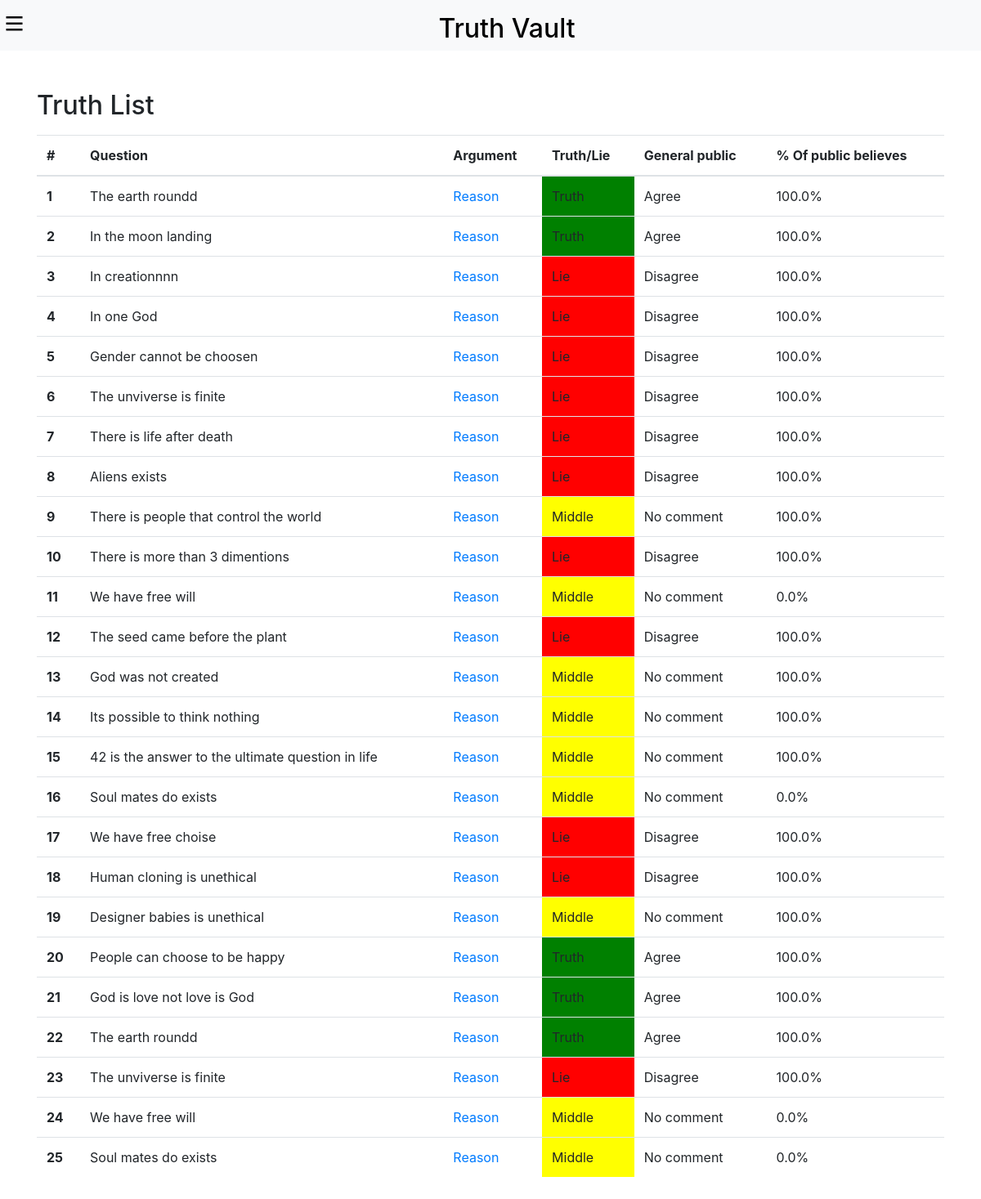
The app's page /public-believes/, older data.
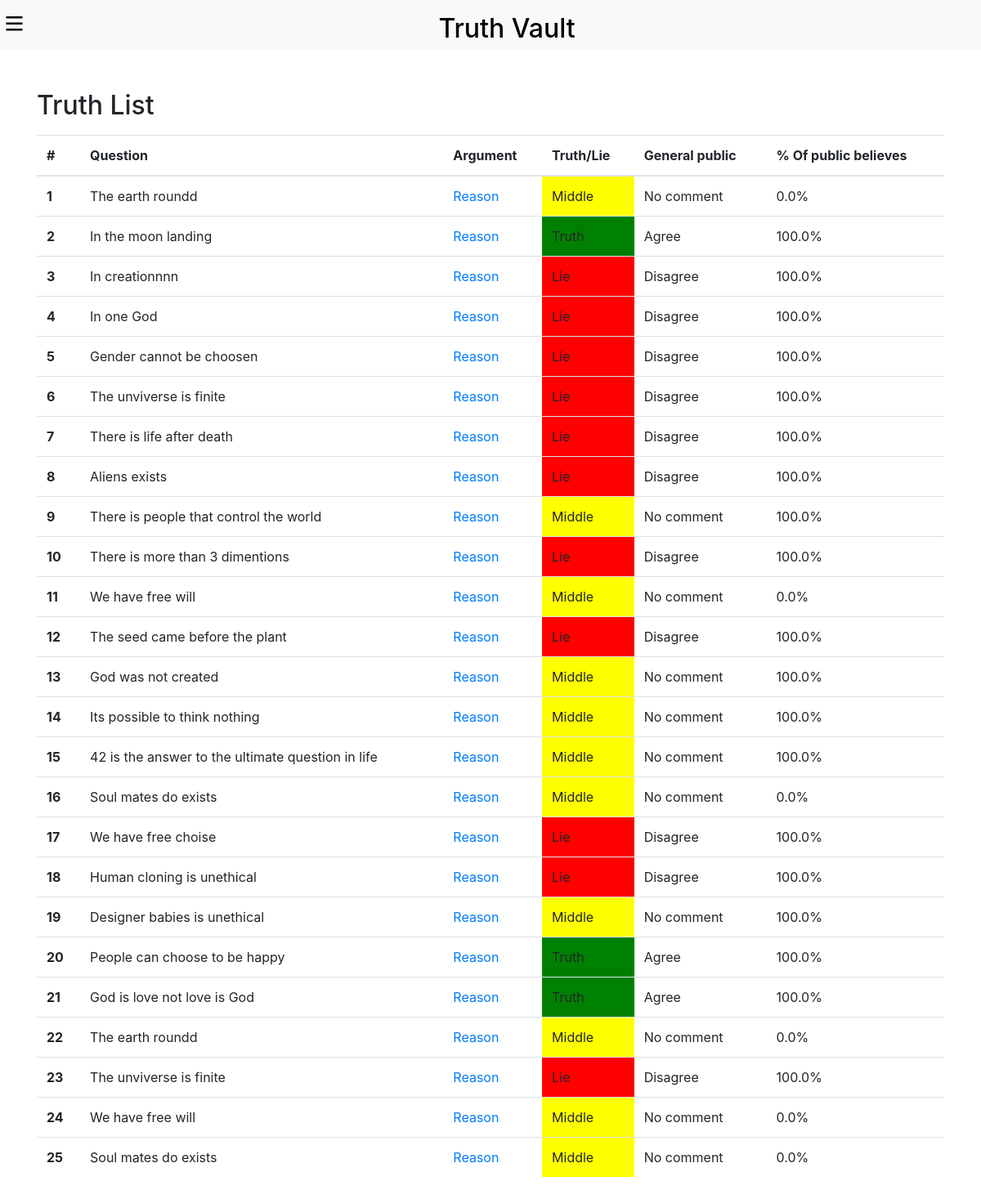
The same page, newer data.
### truthlist/models.py (models this page shows, shortened)
class UserAnswer(models.Model):
    user = models.ForeignKey(User, on_delete=models.CASCADE)
    question = models.ForeignKey(Question, on_delete=models.CASCADE)
    answer = models.CharField(max_length=10)
    date = models.DateTimeField(auto_now_add=True)
    add_to_certificate = models.BooleanField(default=False)
    def general_public(self):
        all_answer = UserAnswer.objects.filter(question=self.question)
        total = len(all_answer)
        agree = len(all_answer.filter(answer='agree'))
        disagree = len(all_answer.filter(answer='disagree'))
        no_comment = len(all_answer.filter(answer='no_comment'))
        if agree > disagree and agree > no_comment:
            parcentage = (agree / total) * 100
            parcentage = round(parcentage, 2)
            return 'Agree', parcentage
        elif disagree > agree and disagree > no_comment:
            parcentage = (disagree / total) * 100
            parcentage = round(parcentage, 2)
            return 'Disagree', parcentage
        elif no_comment > agree and no_comment > disagree:
            parcentage = (no_comment / total) * 100
            parcentage = round(parcentage, 2)
            return 'No comment', parcentage
        else:
            parcentage = (no_comment / total) * 100
            parcentage = round(parcentage, 2)
            return 'No comment', parcentage

class Question(models.Model):
    question = models.TextField()
    category = models.ForeignKey(Category, null=True, blank=True, on_delete=models.SET_NULL)
    is_fundamental = models.BooleanField(default=False)
    truth_or_lie = models.CharField(max_length=10, choices=TRUTH_OR_LIE_CHOICES, default='Middle')
    active = models.BooleanField(default=False)
    date = models.DateTimeField(auto_now_add=True)
    def __str__(self):
        return self.question

### truthlist/views.py (the view)
# urls.py: path('public-believes/', views.public_believes, name='public_believes'),
def public_believes(request):
    ua = UserAnswer.objects.all()
    return render(request, 'truthlist/public_believes.html', {'user_answer': ua})

### truthlist/templates/truthlist/public_believes.html (shortened to what this page needs)
{% extends 'truthlist/base.html' %}
{% load static %}
{% block content %}
<form class="container my-5">
    <h2 class="">Truth List</h2>
    <table class="table mt-3">
        <thead>
          <tr>
            <th scope="col">#</th>
            <th scope="col">Question</th>
            <th scope="col">Argument</th>
            <th scope="col">Truth/Lie</th>
            <th scope="col">General public</th>
            <th scope="col">% Of public believes</th>
          </tr>
        </thead>
        <tbody>
            {% for data in user_answer %}
            <tr>
                <th scope="row">{{ forloop.counter }}</th>
                <td>{{ data.question }}</td>
                <td>
                    <a href="{% url 'reasons' data.question.id %}">Reason</a>
                </td>
                {% if data.general_public.0 == 'Agree' and data.general_public.1 >= 80 %}
                    <td style="background-color: green;">
                        Truth
                    </td>
                {% elif data.general_public.0 == 'Disagree' and data.general_public.1 >= 80 %}
                    <td style="background-color: red;">
                        Lie
                    </td>
                {% else %}
                    <td style="background-color: yellow;">
                        Middle
                    </td>
                {% endif %}
                <td>
                    {{ data.general_public.0 }}
                </td>
                <td>
                    {{ data.general_public.1 }}%
                </td>
            </tr>
            {% endfor %}
        </tbody>
    </table>
</form>
<br><br><br><br><br>
{% endblock %}

Row changes from the older to the newer data that the page shows:
computed for UserAnswer (number 1 of 25 on the later page): general_public.0 "Agree" → "No comment"; general_public.1 "100.0" → "0.0"; text "Truth" → "Middle"
changed UserAnswer (number 22 of 25 on the later page): general_public.0 "Agree" → "No comment"; general_public.1 "100.0" → "0.0"; text "Truth" → "Middle"
